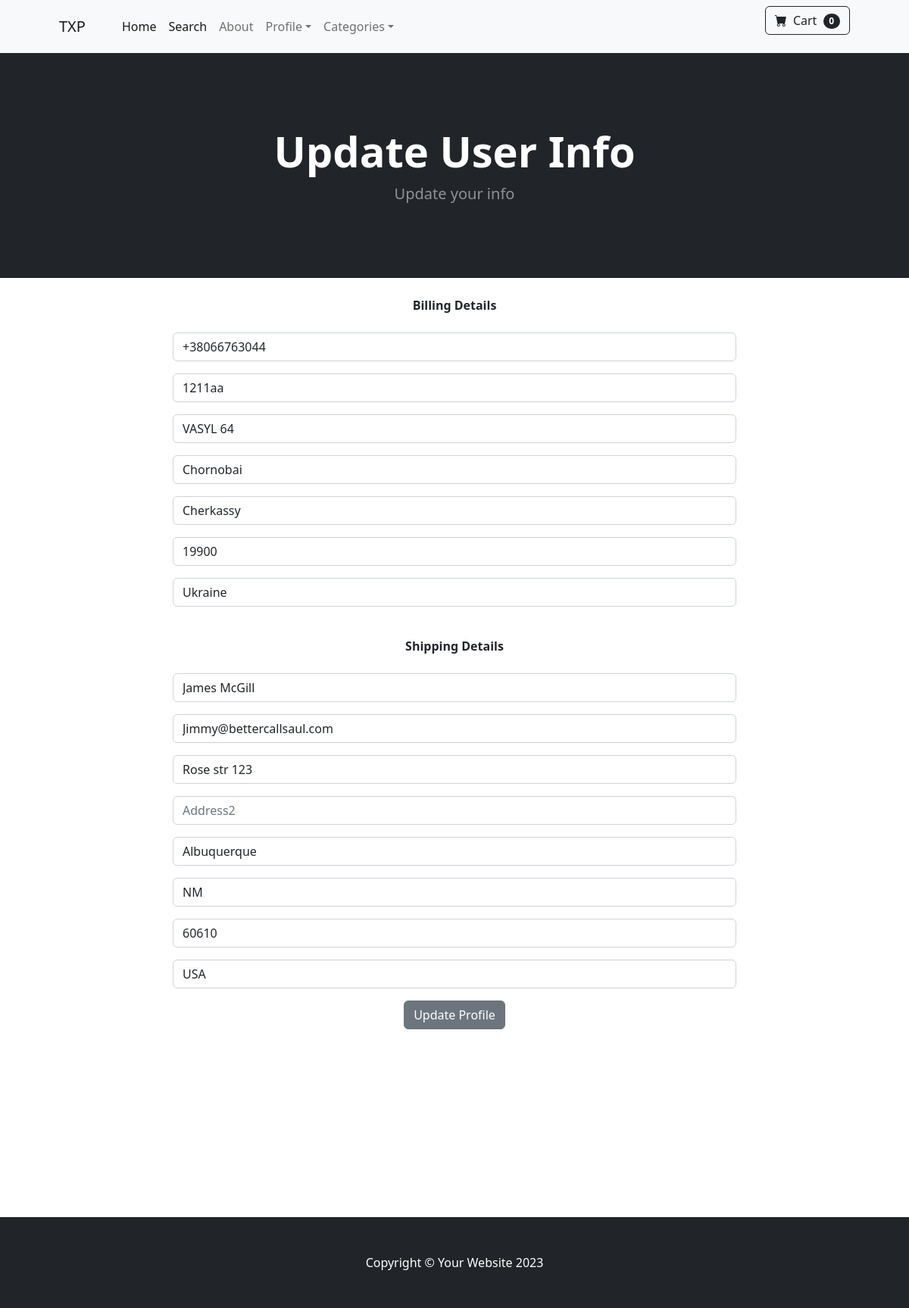
Before: /update_info/ (signed in) with the older database file.
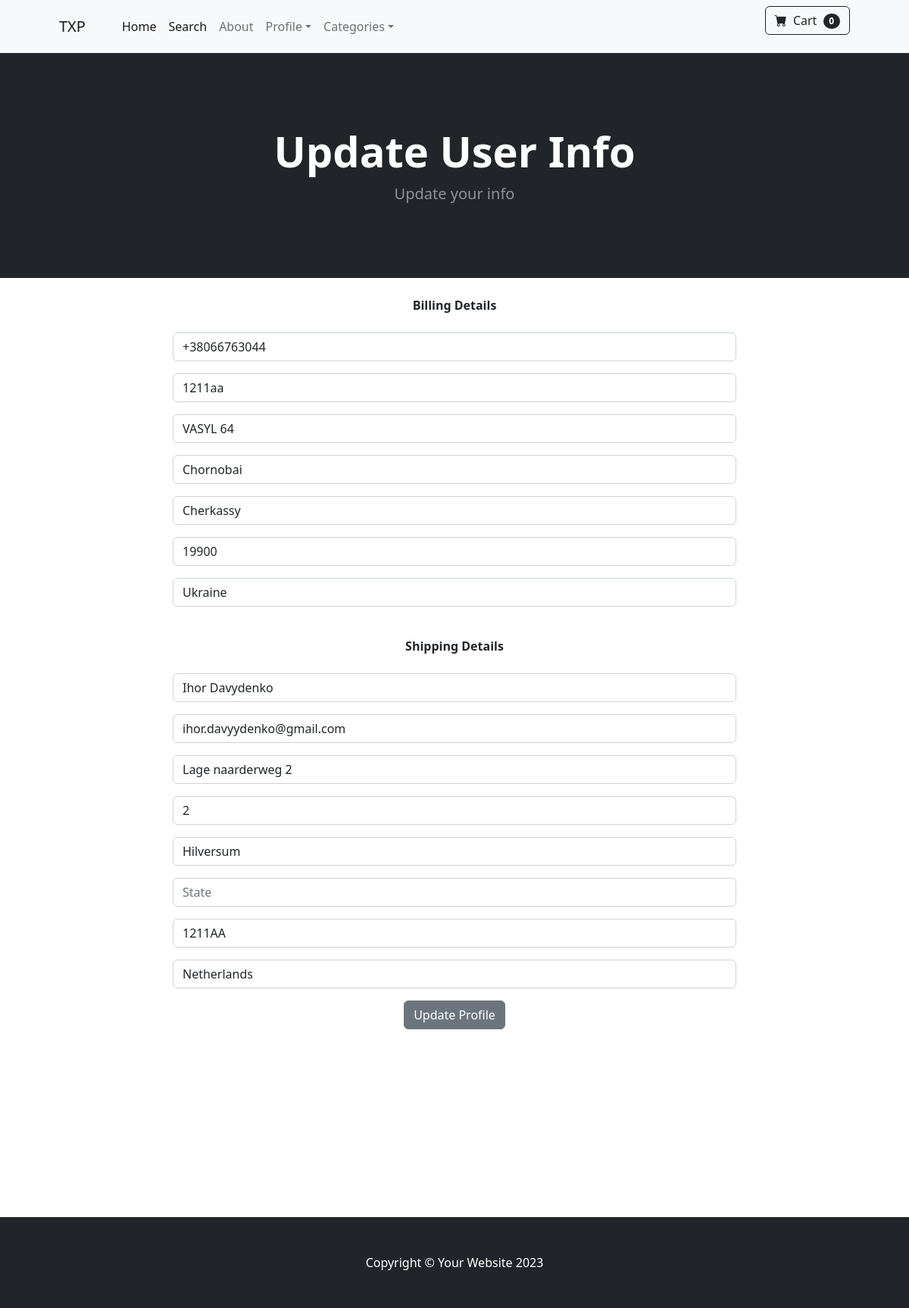
After: the same page with the newer database file.
### payment/models.py (models this page shows, shortened)
class ShippingAddress(models.Model):
    user = models.ForeignKey(User, on_delete=models.CASCADE, null=True, blank=True)
    shipping_full_name = models.CharField(max_length=255)
    shipping_email = models.CharField(max_length=255)
    shipping_address1 = models.CharField(max_length=255)
    shipping_address2 = models.CharField(max_length=255, null=True, blank=True)
    shipping_city = models.CharField(max_length=255)
    shipping_state = models.CharField(max_length=255, null=True, blank=True)
    shipping_zipcode = models.CharField(max_length=255)
    shipping_country = models.CharField(max_length=255)
    class Meta:
        verbose_name_plural = 'Shipping Address'

### store/views.py (the view)
# urls.py: path('update_info/', views.update_info, name='update_info'),
def update_info(request):
    if request.user.is_authenticated:
        profile_needed = Profile.objects.get(user__id=request.user.id)
        s_user = ShippingAddress.objects.get(user__id=request.user.id)
        form = UserInfoForm(request.POST or None, instance=profile_needed)
        s_form = ShippingForm(request.POST or None, instance=s_user)
        if form.is_valid() or s_form.is_valid():
            form.save()
            s_form.save()
            messages.success(request, 'Info has been updated')
            return redirect('home')
        return render(request, 'update_info.html', {'form': form, 's_form': s_form})
    else:
        messages.success(request, 'YOu must be logged in to access that page')
        return redirect('home')

### store/forms.py
class UserInfoForm(forms.ModelForm):
    phone_number = forms.CharField(label='', widget=forms.TextInput(attrs={'class': 'form-control', 'placeholder': 'Phone'}), required=False)
    address_1 = forms.CharField(label='', widget=forms.TextInput(attrs={'class': 'form-control', 'placeholder': 'Address_1'}), required=False)
    address_2 = forms.CharField(label='', widget=forms.TextInput(attrs={'class': 'form-control', 'placeholder': 'Address_2'}), required=False)
    city = forms.CharField(label='', widget=forms.TextInput(attrs={'class': 'form-control', 'placeholder': 'City'}), required=False)
    state = forms.CharField(label='', widget=forms.TextInput(attrs={'class': 'form-control', 'placeholder': 'state'}), required=False)
    zip_code = forms.CharField(label='', widget=forms.TextInput(attrs={'class': 'form-control', 'placeholder': 'zip code'}), required=False)
    country = forms.CharField(label='', widget=forms.TextInput(attrs={'class': 'form-control', 'placeholder': 'country'}), required=False)
    class Meta:
        model = Profile
        fields = ('phone_number', 'address_1', 'address_2', 'city', 'state', 'zip_code', 'country')

### store/templates/update_info.html (shortened to what this page needs)
{% extends 'base.html' %}
{% block content %}
<header class="bg-dark py-5">
    <div class="container px-4 px-lg-5 my-5">
        <div class="text-center text-white">
            <h1 class="display-4 fw-bolder">Update User Info</h1>
            <p class="lead fw-normal text-white-50 mb-0">Update your info</p>
        </div>
    </div>
</header>
<div class="container">
    <div class="row">
        <center>
            <div class="col-8">
                <br/>
                <strong>Billing Details</strong>
                <br/><br/>
                <form method="POST" action="{% url 'update_info' %}">
                    {{ form.as_p }}
                    <br/>
                    <strong>Shipping Details</strong>
                    <br/><br/>
                    {{ s_form.as_p }}
                    <button type="submit" class="btn btn-secondary">Update Profile</button>
                </form>
                <div class="mb-3">
                    <br/>
                    <br/><br/>
                    <br/><br/>
                    <br/><br/>
                    <br/><br/>
                </div>
        </center>
    </div>
</div>
{% endblock %}

Changed rows visible on the page:
changed ShippingAddress: shipping_full_name "James McGill" → "Ihor Davydenko"; shipping_email "Jimmy@bettercallsaul.com" → "ihor.davyydenko@gmail.com"; shipping_address1 "Rose str 123" → "Lage naarderweg 2"; shipping_address2 (not shown) → "2"; shipping_city "Albuquerque" → "Hilversum"; shipping_state "NM" → (not shown); shipping_zipcode "60610" → "1211AA"; shipping_country "USA" → "Netherlands"
